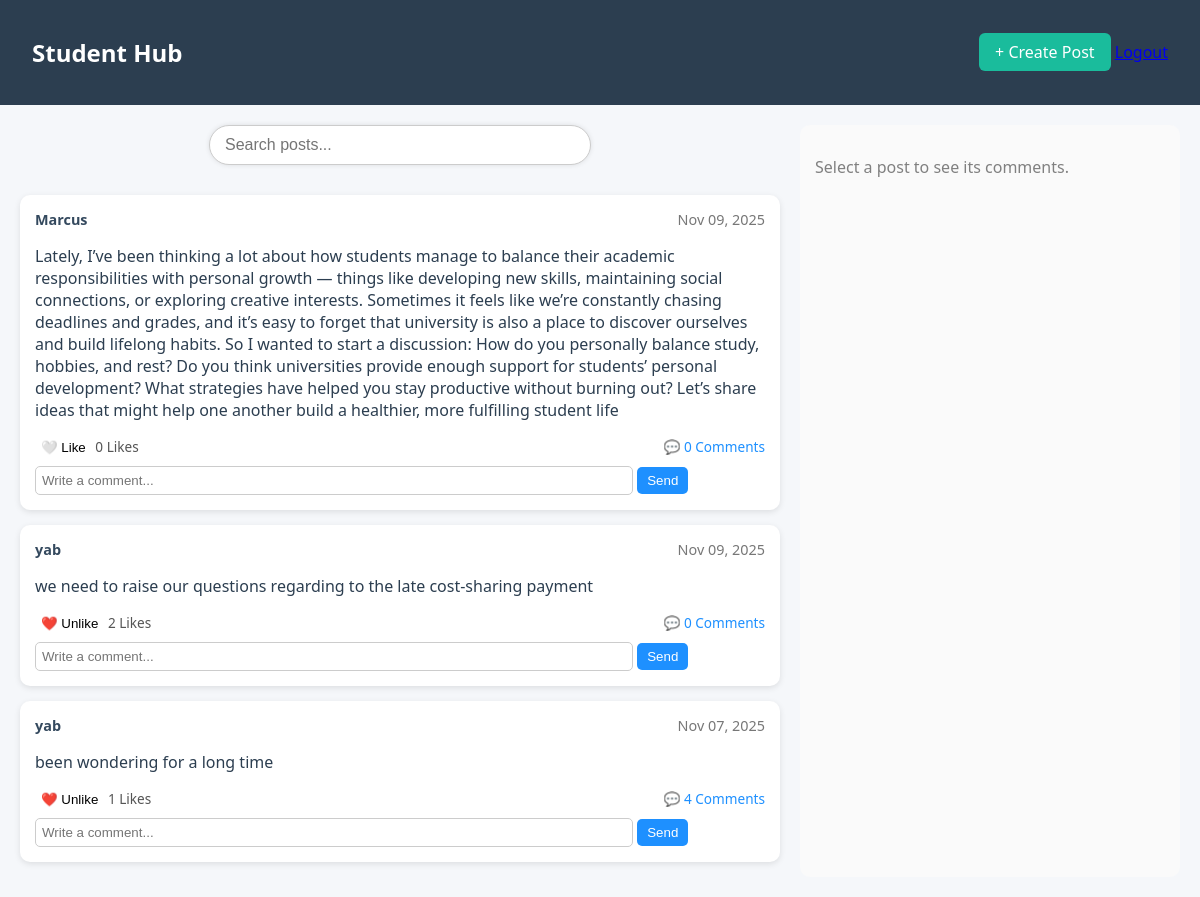
Screenshot of / (signed in) with the database file from the repository.
### base/models.py (models this page shows)
class Post(models.Model):
    author = models.ForeignKey(
        Student, on_delete=models.CASCADE, related_name='posts')
    content = models.TextField()
    created_at = models.DateTimeField(auto_now_add=True)

class Student(models.Model):
    user = models.OneToOneField(
        User, on_delete=models.CASCADE, related_name='student_profile')
    username = models.CharField(max_length=100)
    email = models.CharField(max_length=100)
    created_at = models.DateTimeField(auto_now_add=True)

### base/views.py (the view)
# urls.py: path('', views.home, name='home'),
@login_required(login_url='login')
def home(request):
    query = request.GET.get('q', '')
    posts = Post.objects.filter(
        Q(content__icontains=query) | Q(author__username__icontains=query)).order_by('-created_at')
    post_id = request.GET.get('post_id')
    for post in posts:
        post.is_liked = post.likes.filter(
            student=request.user.student_profile).exists()
    selected_post = None
    if post_id:
        selected_post = Post.objects.get(id=post_id)
    print(selected_post)
    context = {'posts': posts, 'selected_post': selected_post, }
    return render(request, 'base/home.html', context)

### base/templates/base/home.html (shortened to what this page needs)
{% load static %}
<!DOCTYPE html>
<html lang="en">
<head>
  <link rel="stylesheet" href="{% static 'base/home.css' %}">
</head>
<body>
  <header class="navbar">
    <h2>Student Hub</h2>
    <div class="nav-actions">
      <a href="{% url 'create_post' %}" class="btn create-btn">+ Create Post</a>
      <a href="{% url 'logout' %}" class="btn logout-btn">Logout</a>
    </div>
  </header>
  <main class="main-container" style="display: grid; grid-template-columns: 2fr 1fr; gap: 20px; padding: 20px;">
    <div class="posts-section">
               <div style="margin-bottom: 20px;">
              <form method="GET" action="{% url 'home' %}" style="display: flex; justify-content: center; align-items: center; margin-bottom: 30px;">
  <input
    type="text"
    name="q"
    placeholder="Search posts..."
    style="
      width: 350px;
      padding: 10px 15px;
      border-radius: 25px;
      border: 1px solid #ccc;
      outline: none;
      font-size: 16px;
      transition: all 0.3s ease;
      box-shadow: 0 0 5px rgba(0, 0, 0, 0.1);
    "
    onfocus="this.style.borderColor='#007bff'; this.style.boxShadow='0 0 8px rgba(0,123,255,0.3)'"
    onblur="this.style.borderColor='#ccc'; this.style.boxShadow='0 0 5px rgba(0,0,0,0.1)'"
  >
</form>
            </div>
      {% if posts %}
        {% for post in posts %}
          <div class="post-card" style="background:#fff; border-radius:10px; padding:15px; margin-bottom:15px; box-shadow:0 2px 6px rgba(0,0,0,0.1);">
            <div class="post-header" style="display:flex; justify-content:space-between;">
              <strong>{{ post.author.username }}</strong>
              <span class="date" style="color:#777;">{{ post.created_at|date:"M d, Y" }}</span>
            </div>
            <div class="post-content" style="margin-top:10px;">
              <p>{{ post.content }}</p>
            </div>
            <div class="post-footer" style="margin-top:10px; display:flex; justify-content:space-between; color:#555;">
               <form method="POST" action="{% url 'like' post.id %}">
                <button type="submit" style="background:none; border:none; cursor:pointer;">
                  {% if post.is_liked %}
                    ❤️ Unlike
                  {% else %}
                    🤍 Like
                  {% endif %}
                </button>
                <span>{{ post.likes.count }} Likes</span>
              </form>
              <a href="?post_id={{ post.id }}" style="text-decoration:none; color:dodgerblue;">💬 {{ post.comments.count }} Comments</a>
            </div>
            <form method="POST" action="{% url 'comment' post.id %}" style="margin-top:10px;">
              <input type="text" name="content" placeholder="Write a comment..." style="width:80%; padding:6px; border:1px solid #ccc; border-radius:5px;">
              <button type="submit" style="padding:6px 10px; background:dodgerblue; color:white; border:none; border-radius:5px;">Send</button>
            </form>
          </div>
        {% endfor %}
      {% else %}
        <p class="no-posts" style="color:#555;">No posts yet. Be the first to create one!</p>
      {% endif %}
    </div>
    <div class="comments-section" style="background:#fafafa; padding:15px; border-radius:10px;">
      {% if selected_post %}
        <h3>Comments on {{ selected_post.author.username }}’s post</h3>
        <p style="margin-top:10px; color:#444;">{{ selected_post.content }}</p>
        <hr>
        {% for comment in selected_post.comments.all %}
          <div class="comment" style="margin-bottom:12px;">
            <strong>{{ comment.author.username }}</strong>
            <p style="margin:5px 0;">{{ comment.content }}</p>
            <small style="color:#888;">{{ comment.created_at|timesince }} ago</small>
          </div>
        {% empty %}
          <p>No comments yet.</p>
        {% endfor %}
        <form method="POST" action="{% url 'comment' selected_post.id %}" style="margin-top:15px;">
          {% csrf_token %}
          <textarea name="content" placeholder="Add a comment..." required style="width:100%; height:70px; border-radius:5px; border:1px solid #ccc; padding:8px;"></textarea>
          <button type="submit" style="margin-top:8px; background:dodgerblue; color:white; border:none; padding:8px 12px; border-radius:5px;">Comment</button>
        </form>
      {% else %}
        <p style="color:gray;">Select a post to see its comments.</p>
      {% endif %}
    </div>
  </main>
</body>
</html>

### base/static/base/home.css (style rules this page uses)
body { font-family: 'Segoe UI', Tahoma, Geneva, Verdana, sans-serif; background-color: #f5f7fa; margin: 0; padding: 0; }
.navbar { background-color: #2c3e50; color: white; display: flex; justify-content: space-between; align-items: center; padding: 1rem 2rem; }
.create-btn { background-color: #1abc9c; color: white; text-decoration: none; padding: 0.5rem 1rem; border-radius: 6px; transition: background-color 0.3s ease; }
.post-card { background: white; padding: 1rem 1.5rem; border-radius: 8px; margin-bottom: 1rem; box-shadow: 0 2px 6px rgba(0, 0, 0, 0.05); }
.post-header { display: flex; justify-content: space-between; font-size: 0.9rem; color: #34495e; }
.post-content { margin: 0.75rem 0; font-size: 1rem; color: #2c3e50; }
.post-footer { display: flex; justify-content: space-between; font-size: 0.85rem; color: #7f8c8d; }

### rows the page displays
Post: author.username "Marcus", created_at "Nov 09, 2025", content "Lately, I’ve been thinking a lot about how students manage to balance their academic responsibilities with personal growth — things like developing new skills, maintaining social connections, or exploring creative interests. Sometimes it feels like we’re constantly chasing deadlines and grades, and it’s easy to forget that university is also a place to discover ourselves and build lifelong habits. So I wanted to start a discussion: How do you personally balance study, hobbies, and rest? Do you think universities provide enough support for students’ personal development? What strategies have helped you stay productive without burning out? Let’s share ideas that might help one another build a…", shows "🤍 Like", likes.count "0", comments.count "0"
Post: author.username "yab", created_at "Nov 09, 2025", content "we need to raise our questions regarding to the late cost-sharing payment", shows "❤️ Unlike", likes.count "2", comments.count "0"
Post: author.username "yab", created_at "Nov 07, 2025", content "been wondering for a long time", shows "❤️ Unlike", likes.count "1", comments.count "4"
